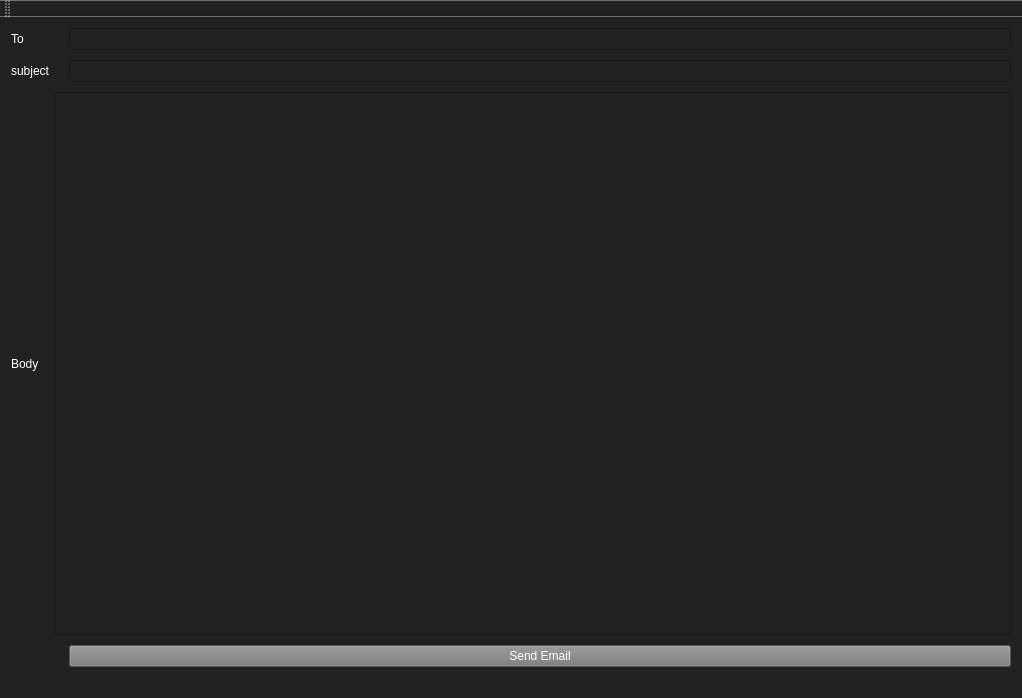
<?xml version="1.0" encoding="UTF-8"?>
<ui version="4.0">
 <class>MainWindow</class>
 <widget class="QMainWindow" name="MainWindow">
  <property name="geometry">
   <rect>
    <x>0</x>
    <y>0</y>
    <width>1022</width>
    <height>698</height>
   </rect>
  </property>
  <property name="font">
   <font>
    <family>Sans Serif</family>
    <weight>50</weight>
    <bold>false</bold>
   </font>
  </property>
  <property name="windowTitle">
   <string>MainWindow</string>
  </property>
  <property name="styleSheet">
   <string notr="true">QWidget{
background-color: rgb(33,33,33);
color: #FFFFFF;
}

QTextEdit{
background-color: rbg(46,46,46);
}

QLineEdit{
background-color: rbg(46,46,46);
}

QPushButton{
background-color: rgb(120,120,120);
}

</string>
  </property>
  <widget class="QWidget" name="centralwidget">
   <layout class="QGridLayout" name="gridLayout">
    <property name="leftMargin">
     <number>11</number>
    </property>
    <property name="topMargin">
     <number>11</number>
    </property>
    <property name="rightMargin">
     <number>11</number>
    </property>
    <property name="horizontalSpacing">
     <number>15</number>
    </property>
    <property name="verticalSpacing">
     <number>10</number>
    </property>
    <item row="0" column="2">
     <widget class="QLineEdit" name="lineEdit_2"/>
    </item>
    <item row="1" column="2">
     <widget class="QLineEdit" name="lineEdit_3"/>
    </item>
    <item row="0" column="0" colspan="2">
     <widget class="QLabel" name="label_3">
      <property name="text">
       <string>To</string>
      </property>
     </widget>
    </item>
    <item row="1" column="0" colspan="2">
     <widget class="QLabel" name="label_4">
      <property name="text">
       <string>subject</string>
      </property>
     </widget>
    </item>
    <item row="3" column="2">
     <widget class="QPushButton" name="emailButton">
      <property name="baseSize">
       <size>
        <width>0</width>
        <height>0</height>
       </size>
      </property>
      <property name="text">
       <string>Send Email</string>
      </property>
     </widget>
    </item>
    <item row="2" column="0">
     <widget class="QLabel" name="label_2">
      <property name="text">
       <string>Body</string>
      </property>
     </widget>
    </item>
    <item row="2" column="1" colspan="2">
     <widget class="QTextEdit" name="textEdit">
      <property name="styleSheet">
       <string notr="true"/>
      </property>
     </widget>
    </item>
   </layout>
  </widget>
  <widget class="QMenuBar" name="menubar">
   <property name="geometry">
    <rect>
     <x>0</x>
     <y>0</y>
     <width>1022</width>
     <height>22</height>
    </rect>
   </property>
  </widget>
  <widget class="QStatusBar" name="statusbar"/>
  <widget class="QToolBar" name="toolBar">
   <property name="windowTitle">
    <string>toolBar</string>
   </property>
   <attribute name="toolBarArea">
    <enum>TopToolBarArea</enum>
   </attribute>
   <attribute name="toolBarBreak">
    <bool>false</bool>
   </attribute>
  </widget>
 </widget>
 <resources/>
 <connections/>
</ui>
